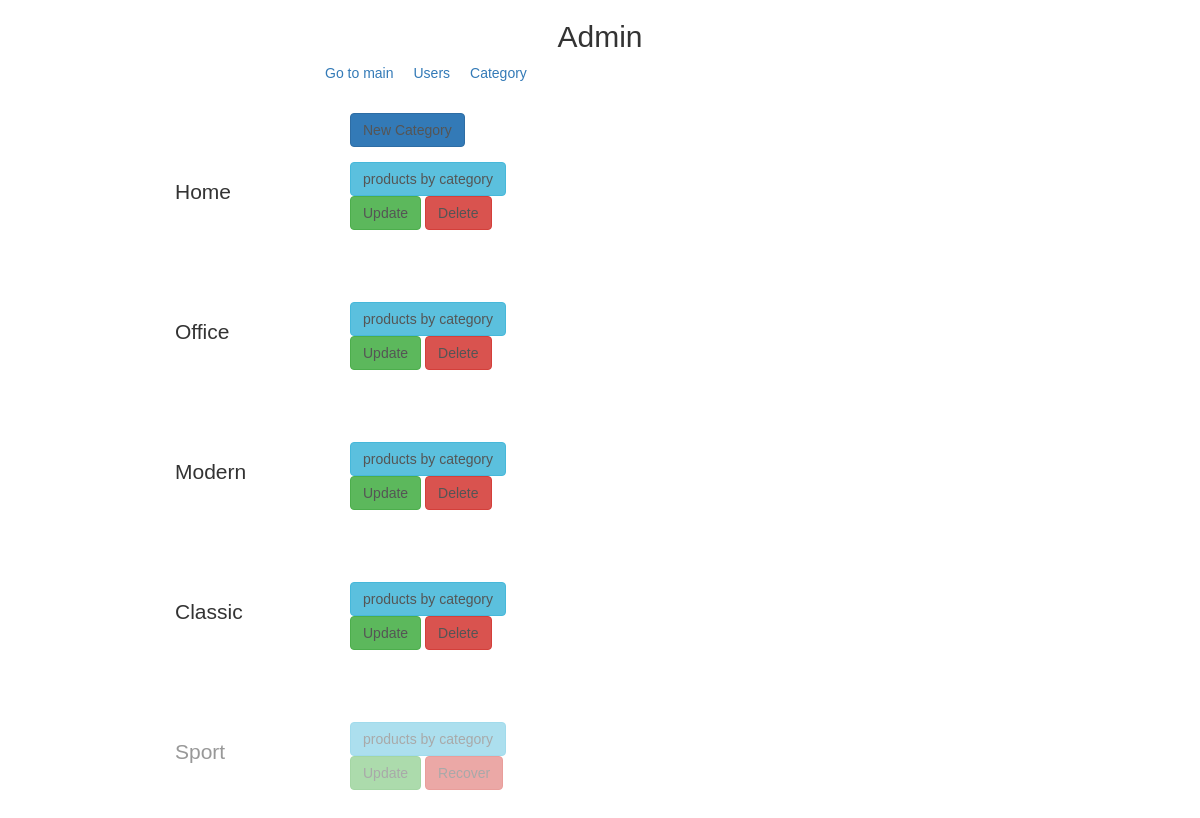
The page /myadmin/productcategories/ (signed in) on the database its author committed.
### mainapp/models.py (models this page shows, shortened)
class ProductCategory (models.Model):
    name = models.CharField(verbose_name= 'Category name' , max_length= 64 , unique= True )
    description = models.TextField(verbose_name= 'Description' , blank= True )
    is_active = models.BooleanField(verbose_name='activ status', default=True)

### myadminapp/views.py (the view)
@user_passes_test(lambda u: u.is_superuser)
def categories(request):
    context = {
        'title': 'Categories',
        'object_list': ProductCategory.objects.all()
    }
    return render(request, 'myadminapp/productcategory_list.html', context)

### myadminapp/templates/myadminapp/productcategory_list.html (shortened to what this page needs)
{% extends 'myadminapp/base.html' %}
{% load static %}
{% block container %}
<div class="categories_list">
    <a href="{% url 'myadmin:productcategory_create' %}"
       class="btn btn-primary new_category">
        New Category
    </a>
    {% for object in object_list %}
    <div class="category_record {% if not object.is_active %}not_active{% endif %}">
        <div class="category_name">
            {{ object.name|title }}
        </div>
        <div class="category_actions">
            <a href="{% url 'myadmin:products' object.pk %}"
               class="btn btn-info">
                products by category
            </a>
            <a href="{% url 'myadmin:productcategory_update' object.pk %}"
               class="btn btn-success">
                Update
            </a>
            {% if object.is_active %}
                <a href="{% url 'myadmin:productcategory_delete' object.pk %}"
                   class="btn btn-danger">
                    Delete
                </a>
            {% else %}
                <a href="{% url 'myadmin:productcategory_recover' object.pk %}"
                   class="btn btn-danger">
                    Recover
                </a>
            {% endif %}
        </div>
    </div>
    {% endfor %}
</div>
{% endblock %}

### static/css/style.css (style rules this page uses)
* { margin: 0; padding: 0; }
html, body { font-family: 'Montserrat', sans-serif; height: 100%; }
.categories_list { margin-left: 150px; }
.categories_list .new_category { margin-left: 200px; }
.categories_list a { color: #555; text-decoration: none; }
.category_record { height: 125px; margin: 15px auto; position: relative; }
.category_record.not_active { opacity: 0.5; }
.categories_list .category_name { display: block; float: left; margin-top: 15px; margin-left: 25px; width: 150px; font-size: 150%; }
.category_record .category_actions { display: block; float: left; margin-top: 0px; margin-left: 25px; width: 175px; }

### rows shown on the page
ProductCategory: name "Home", is_active "Delete"
ProductCategory: name "Office", is_active "Delete"
ProductCategory: name "Modern", is_active "Delete"
ProductCategory: name "Classic", is_active "Delete"
ProductCategory: name "Sport", is_active "Recover"
